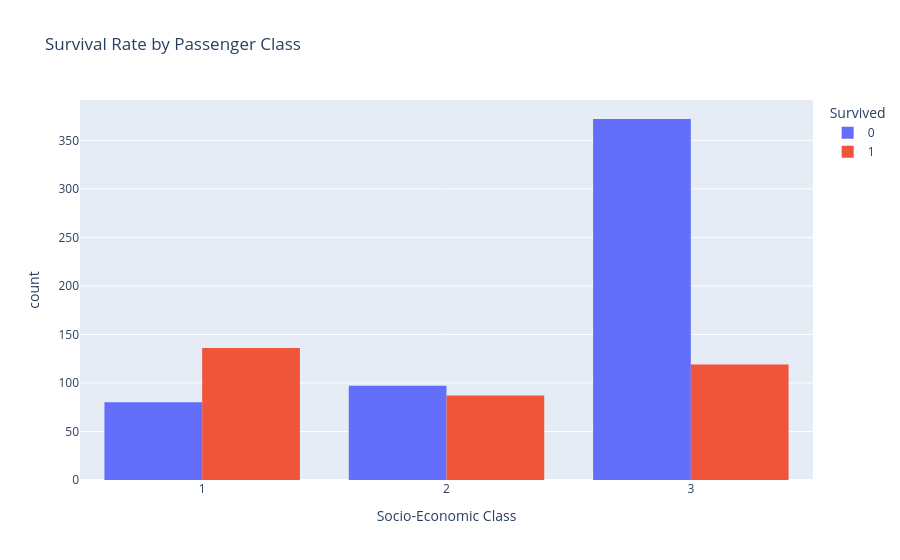

Notebook code for this chart:
### Code cell
#creating an interactive histogram to analyse survival rates based on passenger class ...bivariate???
fig = px.histogram(
    df, 
    x="Pclass", 
    color="Survived", 
    barmode="group",
    title="Survival Rate by Passenger Class",
    labels={"Pclass": "Socio-Economic Class", "count": "Passenger Count"}
)

fig.show()

### Figure 1 — Plotly figure (JSON) as saved in the notebook; plotly's stock layout.template omitted (floating-point values rounded to 4 significant figures; data arrays with more than 128 entries replaced by an {"elided": "..."} marker saying what was removed)
{"data": [{"alignmentgroup": "True", "bingroup": "x", "hovertemplate": "Survived=0<br>Socio-Economic Class=%{x}<br>count=%{y}<extra></extra>", "legendgroup": "0", "marker": {"color": "#636efa", "pattern": {"shape": ""}}, "name": "0", "offsetgroup": "0", "orientation": "v", "showlegend": true, "type": "histogram", "x": {"elided": "549 int values"}, "xaxis": "x", "yaxis": "y"}, {"alignmentgroup": "True", "bingroup": "x", "hovertemplate": "Survived=1<br>Socio-Economic Class=%{x}<br>count=%{y}<extra></extra>", "legendgroup": "1", "marker": {"color": "#EF553B", "pattern": {"shape": ""}}, "name": "1", "offsetgroup": "1", "orientation": "v", "showlegend": true, "type": "histogram", "x": {"elided": "342 int values"}, "xaxis": "x", "yaxis": "y"}], "layout": {"barmode": "group", "legend": {"title": {"text": "Survived"}, "tracegroupgap": 0}, "title": {"text": "Survival Rate by Passenger Class"}, "xaxis": {"anchor": "y", "domain": [0, 1], "title": {"text": "Socio-Economic Class"}}, "yaxis": {"anchor": "x", "domain": [0, 1], "title": {"text": "count"}}}}
